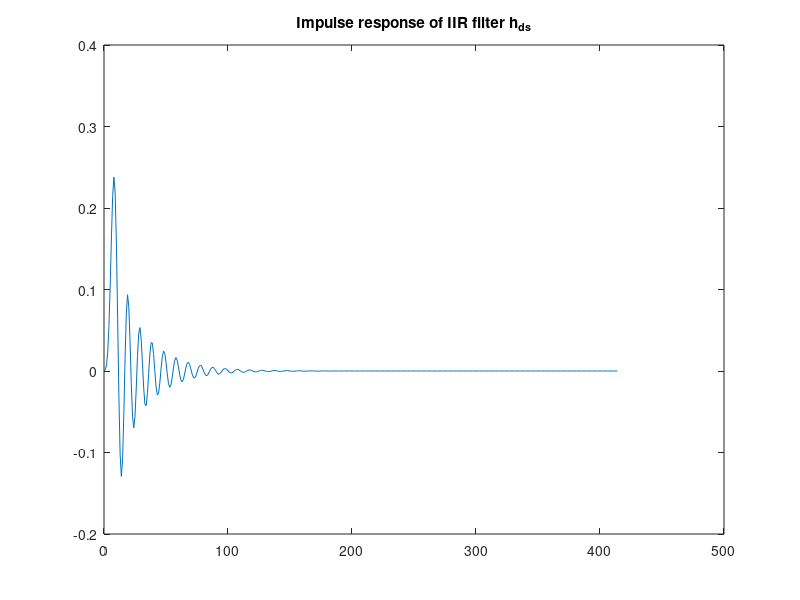
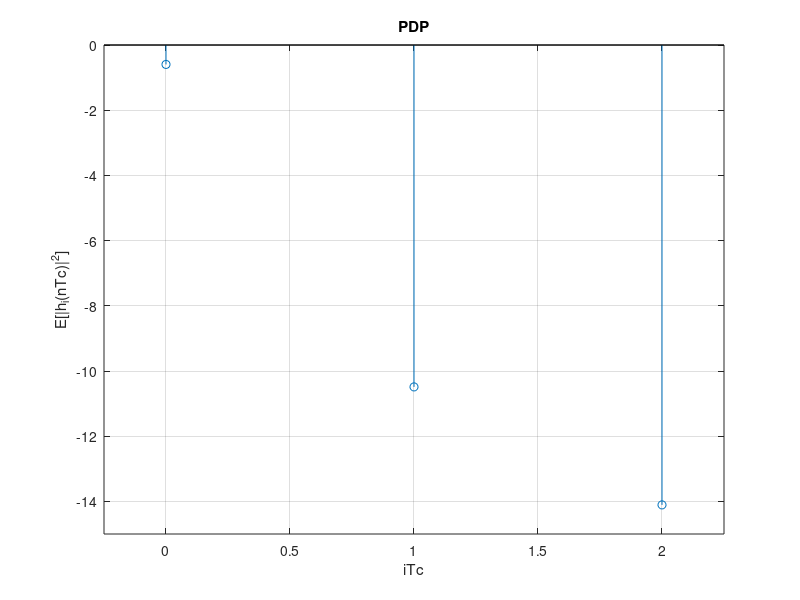

These charts were generated, in order, by the following MATLAB code: (Note: this script raises an error after producing the figures.)
%% Clear, initialize useful quantities
clear all
close all
clc

Tc = 1; % This is the smallest time interval we want to simulate
T = 4*Tc;   % Time sampling interval of the input of the channel
Kdb = 3; % 3 dB
K = 10^(Kdb/10);
fd = 5*10^-3/T; % doppler frequency
% these are the coefficients proposed by the authors of anastchugg97
a_dopp = [1, -4.4153, 8.6283, -9.4592, 6.1051, -1.3542, -3.3622, 7.2390, ...
    -7.9361, 5.1221, -1.8401, 2.8706e-1];
b_dopp = [1.3651e-4, 8.1905e-4, 2.0476e-3, 2.7302e-3, 2.0476e-3, 9.0939e-4, ...
    6.7852e-4, 1.3550e-3, 1.8076e-3, 1.3550e-3, 5.3726e-4, 6.1818e-5, -7.1294e-5, ...
    -9.5058e-5, -7.1294e-5, -2.5505e-5, 1.3321e-5, 4.5186e-5, 6.0248e-5, 4.5186e-5, ...
    1.8074e-5, 3.0124e-6];
[h_dopp, t_dopp] = impz(b_dopp, a_dopp);
figure, plot(t_dopp, h_dopp), title('Impulse response of IIR filter h_{ds}')
hds_nrg = sum(h_dopp.^2);
b_dopp = b_dopp / sqrt(hds_nrg); % now it is normalized

%% Display the PDP for the channel

% The PDP is the sampling of a continuous time exponential PDP with
% tau_rms / T = 0.3, so tau_rms / Tc = 1.2
% See 4.224 for reference
tau_rms = 0.3*T;  % Tc = 1, as it is the fundamental sampling time
N_h = 3; % as determined
tau = 0:Tc:N_h-1;
M_iTc = 1/tau_rms * exp(-tau/tau_rms); % 
C = sqrt(K/(K+1));
% normalize pdp: it must be sum(E[|htilde_i|^2]) = 1 - C^2
M_iTc = M_iTc.*(1-C^2)/sum(M_iTc);
M_d = sum(M_iTc);

pdp = M_iTc;
% add LOS component power
pdp(1) = pdp(1) + C^2;
pdp_log = 10*log10(pdp); 

% plot the normalised PDP
figure, stem(tau, pdp_log), title('PDP'), xlabel('iTc'), ylabel('E[|h_i(nTc)|^2]');
grid on;
axis([-0.25 2.25 -15 0]), ax = gca; ax.XTick = 0:2;
legend('PDP', 'Location', 'SouthWest')

%% We now have to generate the time behavior of the i-th coefficient. For
% this, we use the model in figure 4.36, page 315.
% The transient will have length equal to the length of the convolution of
% the filter cascade. We will drop that quantity of samples.
% The book suggests using 1/10 < f_d*Tp < 1/5. (Benvenuto said Tp/Tq = 50 or
% more)

Tq = Tc; % Fundamental sampling time. This is the same as Tc, right???
% We stick to anastasopolous chugg paper (1997) and choose Tp such that
% fd*Tp = 0.1
Tp = 1/10 * (1/fd) * Tq; % Sampling time used for filtering the white noise
fprintf('fd * Tp = %d \n', Tp*fd);
g_samples_needed = 200000; % Some will be dropped because of transient
w_samples_needed = ceil(g_samples_needed / Tp);
transient = ceil(g_samples_needed/4);

% Doppler filter shape
[Hf, f] = freqz(b_dopp, a_dopp, 1000, 'whole');
figure, plot(f/(2*pi), 20*log10(abs(Hf)))
title('Frequency response of the Doppler filter')

% Generate complex-valued Gaussian white noise with zero mean and unit
% variance
rng('default');

h_mat = zeros(N_h, g_samples_needed - transient);
for ray = 1:N_h
    
    w = wgn(w_samples_needed,1,0,'complex');
    fprintf('variance of white noise=%d \n', var(w))
    % Filter the wgn with a narrowband filter. The filter will have the
    % classical Doppler spectrum in the frequency domain, with f_d * Tc = 1.25*10^-3
    % By using the approach suggested in anastchugg97 we use an iir filter
    % with known coefficients which is the convolution of a Cheby lowpass and a shaping filter.
    % Note that it is
    % possible to initialize properly the filters, consider doing it in
    % following versions since it allows to start in steady state conditions
    % and avoid dropping about many samples (it is a very cool thing!)
    gprime = filter(b_dopp, a_dopp, w);
    fprintf('g %d after iterpolation has mean %d and variance %d  \n', ray, mean(gprime), var(gprime));
    %Gpr = fft(gprime);
    %figure, plot(20*log10(abs(Gpr)))
    
    % Interpolation
    t = 1:length(gprime);
    t_fine = Tq/Tp:Tq/Tp:length(gprime);
    
    g_fine = interp1(t, gprime, t_fine, 'spline');
    fprintf('g %d after iterpolation has mean %d and variance %d  \n', ray, mean(g_fine), var(g_fine));
    % Drop the transient
    h_mat(ray, :) = g_fine(transient+1:end);
end

% Energy scaling
for k = 1:N_h
    h_mat(k, :) = h_mat(k, :)*sqrt(M_iTc(k));
end

% Only for LOS component
h_mat(1, :) = h_mat(1, :) + C;

G = fft(h_mat, [], 2);

figure, plot((0:size(G, 2)-1)/size(G,2), 20*log10(abs(G.')));
title('Magnitude of DFT of g_i')

%% Show the behavior of |g_1(nTc)| for n = 0:1999, dropping the transient

figure, hold on
plot(0:1999, abs(h_mat(2, 1:2000).'))
grid on, box on, xlabel('nT_c'), ylabel('|h_1(nT_c)|')
title('|h_1(nT_C)|')


%% Show all |g_i|'s

figure, hold on
plot(0:9999, 20*log10(abs(h_mat(:, 1:10000).')))
grid on, box on, xlabel('Time samples'), ylabel('|g_i(nT_C)|_{dB}')
legend('g_0', 'g_1', 'g_2'), ylim([-40 10])
title('|g_i|')

% g_mean = mean(g_mat(:, 1:5000).');
% g_var = 10*log10(var(g_mat(:, :).'));



%% Histogram of g_1

figure, histogram(abs(h_mat(2, 1:1000).')/sqrt(M_iTc(2)), 100)
title('1000 samples of |g_1|')

%% Histograms of g_1 in subsequent disjoint intervals
% The variability shows that these intervals of 1000 samples are too small.
% Looking at |g1| in one of these intervals, we observe that this quantity
% has an oscillatory trend. In fact, g1(nTc) for different n's are
% identically distributed rv's, but they are not independent. Whenever
% there is a peak (max or min), the values of g1 for consecutive
% time instants are similar, therefore they build up on the histogram,
% showing a small number of peaks in the histogram itself. These peaks are
% the values of g1 around the instants nTc in which it has a local max or min.
% If we take a sufficiently large time window, the number of maxima and
% minima increases, and they can be considered independent if they are
% enough (?).
% Considering two different realizations of the channel impulse response,
% two samples of g1 at the same time (taken from these two realizations)
% are not only identically distributed, but also independent. Therefore
% with as little as 1000 such samples we observe a distribution very close
% to a Rayleigh distribution, as we expect from our model.

% Uncomment the following code to see that variability

% figure
% width = 1000;
% for i = 0:9
%     histogram(abs(g_mat(2, (i*width + 1):((i+1)*width)).')/sqrt(pdp_gauss(2)), 100)
%     axis([0 2.5 0 0.05*width])
%     pause
% end

%% Autocorrelation of g_1

begin = 1;
end_factor = 0.2;
g1_temp = h_mat(2, begin:end*end_factor).';
N_corr = 4000; %floor(length(g1_temp/10)); % there are lot of samples!

autoc_1_intime = autocorrelation(g1_temp, N_corr);
z = (0:length(autoc_1_intime)-1)*2*pi*fd; %support for bessel function, LAG not actual time
M_1 = autoc_1_intime(1); %stat power of g_1 over the considered support in time
bess = besselj(0, z); %bessel function of order 0

figure, plot(real(autoc_1_intime)), hold on, plot(bess*M_1)
legend('Real(r_g(\Delta t))', 'Bessel function, first type, order 0')
title('Autoc from t=0')

begin = 30000;
end_factor = 0.5;
g1_temp = h_mat(2, begin:end*end_factor).';
N_corr = 4000; %floor(length(g1_temp/10)); % there are lot of samples!

autoc_1_intime = autocorrelation(g1_temp, N_corr);
z = (0:length(autoc_1_intime)-1)*2*pi*fd;
M_1 = autoc_1_intime(1);
bess = besselj(0, z);

figure, plot(real(autoc_1_intime)), hold on, plot(bess*M_1)
legend('Real(r_g(\Delta t))', 'Bessel function, first type, order 0')
title(sprintf('Autoc from t=%d', begin))


%% Simulation

rng('default') % for reproducibility
numexp = 1000;
g_1 = zeros(numexp, 1);
for k = 1:numexp
    disp(k)
    w = wgn(w_samples_needed,1,0,'complex');
    
    gprime = filter(b_dopp, a_dopp, w);
    
    % Interpolation
    t = 1:length(gprime);
    t_fine = Tq/Tp:Tq/Tp:length(gprime);
    
    g_fine = interp1(t, gprime, t_fine, 'spline');
    
    % Drop the transient
    g_notrans = g_fine(50000:end);
    
    % Energy scaling
    g_1(k) = g_notrans(152);  % it should be multiplied by sqrt(pdp(2)) but since
    % for the histogram it is required to divide for the same factor then
    % we drop this computation to save computational time
end

figure, histogram(abs(g_1), 50)
title('|g1(151T_C)| over 1000 realizations')
